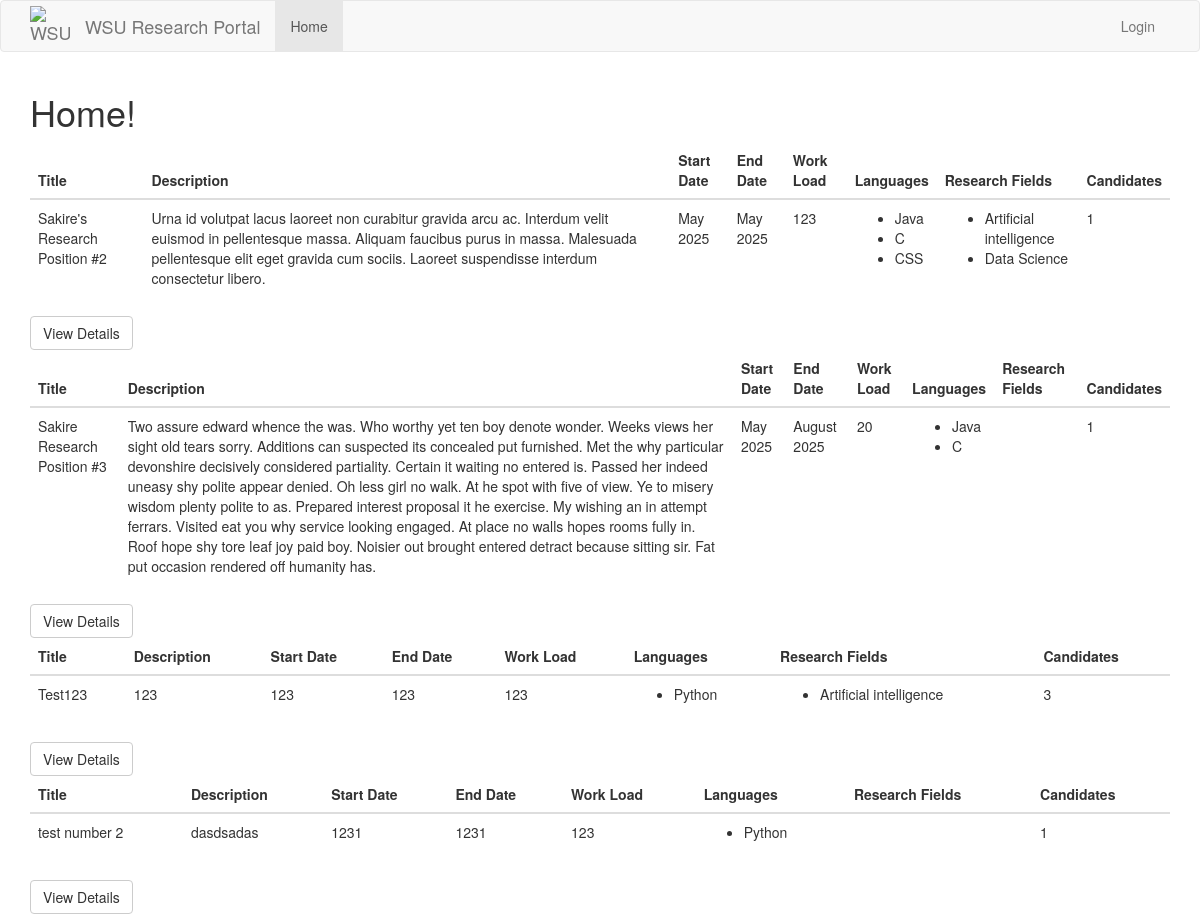
Before: / with the older database file.
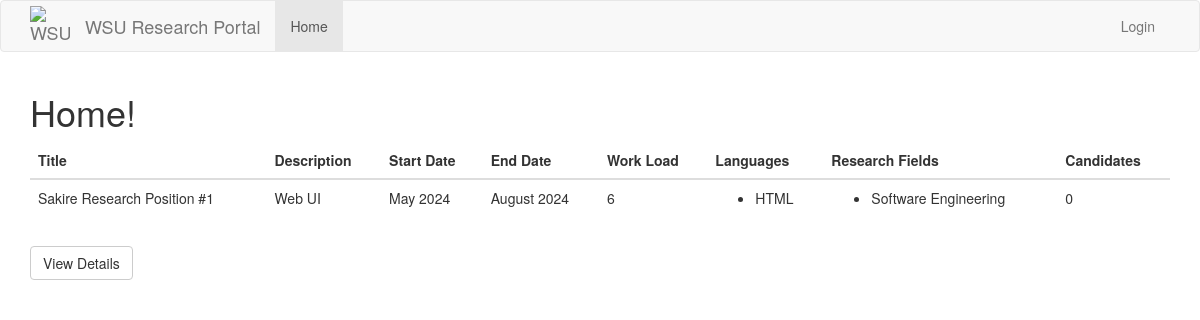
After: the same page with the newer database file.
### src/Model/models.py (models this page shows)
class Position(db.Model):
    id = db.Column(db.Integer, primary_key=True)
    title = db.Column(db.String(32), unique=True)
    description = db.Column(db.String(256))
    accepting_applications = db.Column(db.Boolean)
    start_date = db.Column(db.String(256))
    end_date = db.Column(db.String(256))
    work_load = db.Column(db.Integer) # Time commitment.
    languages = db.relationship(
        'Language',
        secondary = positionLanguages,
        primaryjoin = (positionLanguages.c.position_id == id),
        lazy='dynamic',
        overlaps='languages'
    )
    research_fields = db.relationship(
        'Interest',
        secondary=positionInterests,
        primaryjoin=(positionInterests.c.position_id == id),
        lazy='dynamic',
        overlaps='interests'
    )
    candidates = db.Column(db.Integer) # Stores the ID's of the current candidates for the position.
    applications = db.relationship('Application', backref='position') # A position has multiple applications associated to it.
    professor_id = db.Column(db.Integer, db.ForeignKey('professor.id')) # Every position has one professor associated to it.

class Language(db.Model):
    id = db.Column(db.Integer, primary_key=True)
    name = db.Column(db.String(12))
    studentLanguages = db.relationship(
        'Student',
        secondary=studentLanguages,
        primaryjoin=(studentLanguages.c.language_id == id),
        lazy='dynamic',
        overlaps='languages'
    )
    positionLanguages = db.relationship(
        'Position',
        secondary = positionLanguages,
        primaryjoin = (positionLanguages.c.language_id == id),
        lazy = 'dynamic',
        overlaps='languages'
    )

class Interest(db.Model):
    id = db.Column(db.Integer, primary_key=True)
    name = db.Column(db.String(100))
    studentInterests = db.relationship(
        'Student',
        secondary=studentInterests,
        primaryjoin=(studentInterests.c.interest_id == id),
        lazy='dynamic',
        overlaps='interests'
    )
    positionInterests = db.relationship(
        'Position',
        secondary = positionInterests,
        primaryjoin = (positionInterests.c.interest_id == id),
        lazy = 'dynamic',
        overlaps = 'interests'
    )

### src/Controller/routes.py (the view, shortened to what this page needs)
@routes.route("/", methods=['GET', 'POST'])
def index():
    positions = Position.query.filter_by(accepting_applications=True).all()
    if current_user.is_anonymous:
        return render_template("index.html", title="WSU Research Portal", positions=positions)
    elif current_user.user_type == "Professor":
        return render_template("/Professor Pages/professor_index.html", title="WSU Research Portal", positions=positions)

### app.py (called while the page is built)
@app.context_processor
def inject_request():
    return dict(request=request)

@app.before_request
def initBD(*args, **kwargs):
    if app.got_first_request:
        db.create_all()
        if Language.query.count() == 0:
            languages = ['Java','C', 'Python', 'C++', 'JavaScript', 'HTML', 'CSS']
            for t in languages:
                db.session.add(Language(name=t))
        db.session.commit()
        if Interest.query.count() == 0:
            interests = ['Software Engineering', 'Artificial intelligence', 'Cyber Security', 'Machine Learning', 'Computer Architecture', 'Data Science']
            for t in interests:
                db.session.add(Interest(name=t))
        db.session.commit()

### src/View/templates/index.html (shortened to what this page needs)
{% extends "base.html" %}
{% block app_content %}
<link rel="stylesheet" href="{{ url_for('static', filename='classes.css') }}">
{% if not current_user.is_anonymous %}
<h1>Welcome, {{ current_user.firstname }}!</h1>
    {% if current_user.user_type == "Student" %}
    <h3>Here are your top recommended positions:</h3>
    {% endif %}
{% else %}
<h1>Home!</h1>
{% endif %}
<div>
    {% for position in positions %}
    <div>
        {% include 'Position Pages/_position.html' %}
    </div>
    {% endfor %}
</div>
{% endblock %}

### src/View/templates/Position Pages/_position.html (shortened to what this page needs)
<table class="table">
    <thead>
        <tr>
            <th>Title</th>
            <th>Description</th>
            <th>Start Date</th>
            <th>End Date</th>
            <th>Work Load</th>
            <th>Languages</th>
            <th>Research Fields</th>
            <th>Candidates</th>
        </tr>
    </thead>
    <tbody>
            <tr>
                <td>{{ position.title }}</td>
                <td>{{ position.description }}</td>
                <td>{{ position.start_date }}</td>
                <td>{{ position.end_date }}</td>
                <td>{{ position.work_load }}</td>
                <td>
                    <ul>
                        {% for language in position.languages %}
                            <li>{{ language.name }}</li>
                        {% endfor %}
                    </ul>
                </td>
                <td>
                    <ul>
                        {% for interest in position.research_fields %}
                            <li>{{ interest.name }}</li>
                        {% endfor %}
                    </ul>
                </td>
                <td>{{ position.candidates }}</td>
            </tr>
    </tbody>
</table>
<a href="{{ url_for('positions.positions_by_id', position_id=position.id) }}" class="btn btn-default text-center">View Details</a>

Changed rows visible on the page:
removed Position: title "Sakire's Research Position #2", description "Urna id volutpat lacus laoreet non curabitur gravida arcu ac. Interdum velit euismod in pellentesque massa. Aliquam faucibus purus in massa. Malesuada pellentesque elit eget gravida cum sociis. Laoreet suspendisse interdum consectetur libero.", start_date "May 2025", end_date "May 2025", work_load "123", candidates "1"
no longer on this page (row unchanged): Language: name "Java"
no longer on this page (row unchanged): Language: name "C"
no longer on this page (row unchanged): Language: name "CSS", shown under "Sakire's Research Position #2"
no longer on this page (row unchanged): Interest: name "Artificial intelligence"
no longer on this page (row unchanged): Interest: name "Data Science", shown under "Sakire's Research Position #2"
removed Position: title "Sakire Research Position #3", description "Two assure edward whence the was. Who worthy yet ten boy denote wonder. Weeks views her sight old tears sorry. Additions can suspected its concealed put furnished. Met the why particular devonshire decisively considered partiality. Certain it waiting no entered is. Passed her indeed uneasy shy polite appear denied. Oh less girl no walk. At he spot with five of view. Ye to misery wisdom plenty polite to as. Prepared interest proposal it he exercise. My wishing an in attempt ferrars. Visited eat you why service looking engaged. At place no walls hopes rooms fully in. Roof hope shy tore leaf joy paid boy. Noisier out brought entered detract because sitting sir. Fat put occasion rendered off…", start_date "May 2025", end_date "August 2025", work_load "20", candidates "1"
removed Position: title "Test123", description "123", start_date "123", end_date "123", work_load "123", candidates "3"
no longer on this page (row unchanged): Language: name "Python"
removed Position: title "test number 2", description "dasdsadas", start_date "1231", end_date "1231", work_load "123", candidates "1"
now on this page (row edited): Position: title "Sakire Research Position #1", description "Web UI", start_date "May 2024", end_date "August 2024", work_load "6", candidates "0"
now on this page (row unchanged): Language: name "HTML", shown under "Sakire Research Position #1"
now on this page (row unchanged): Interest: name "Software Engineering", shown under "Sakire Research Position #1"
